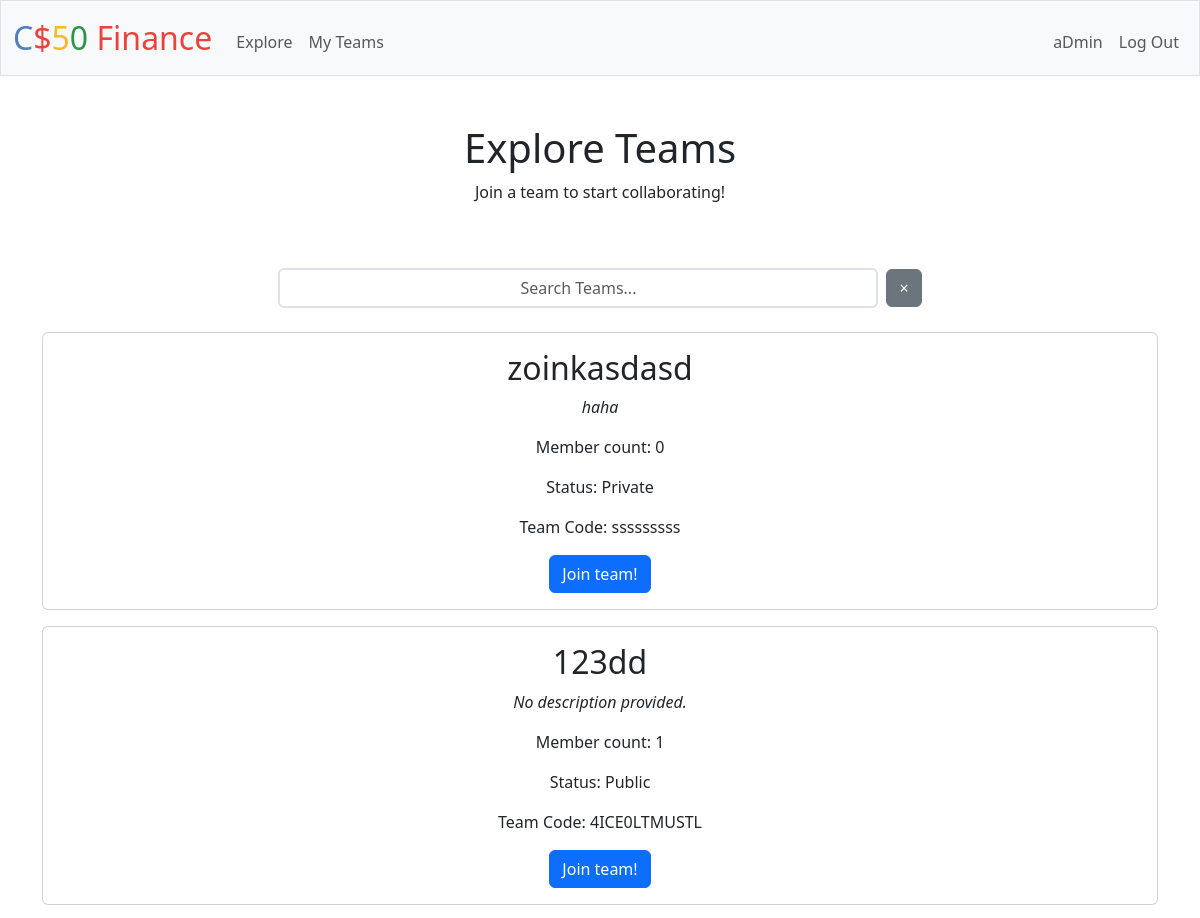
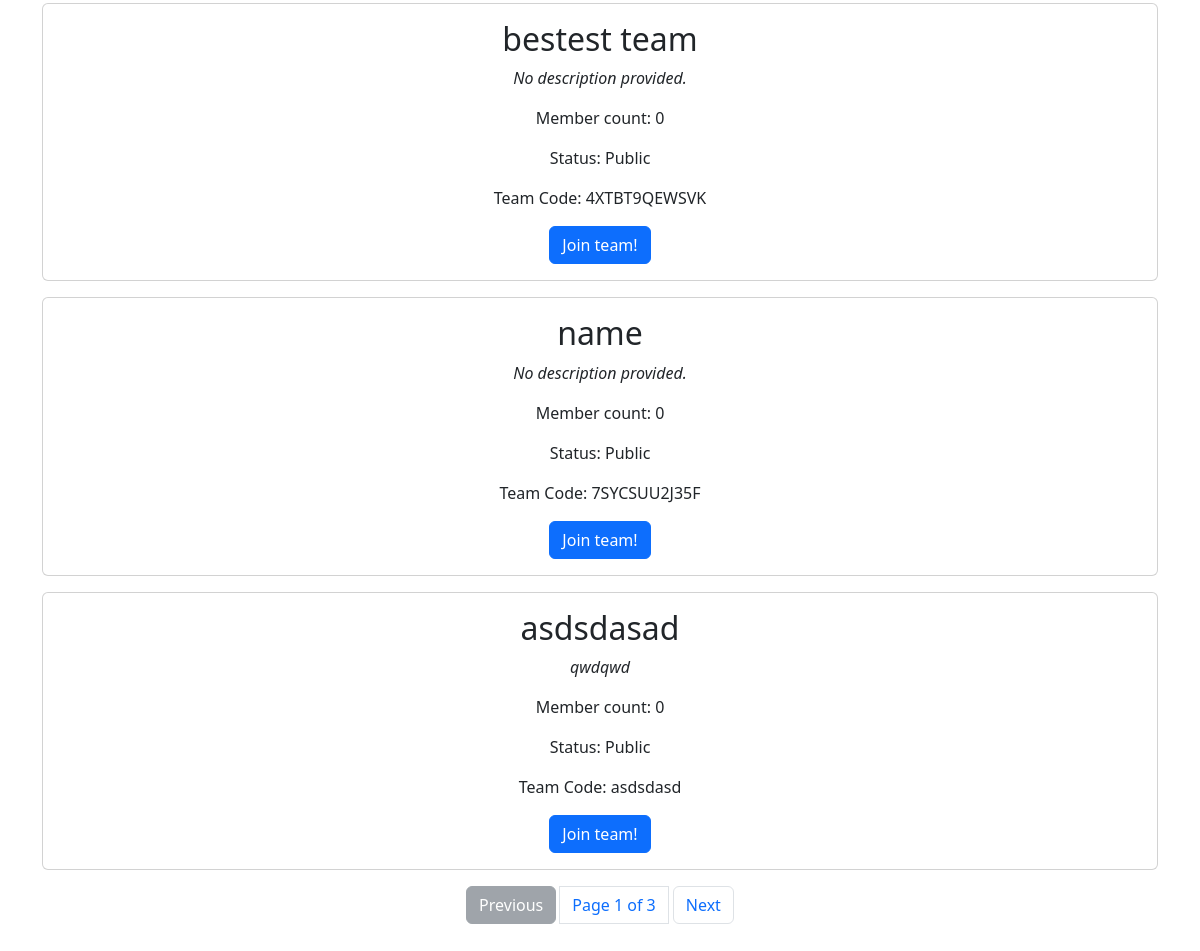
Screenshot of /explore (signed in) with the database file from the repository (2 pictures, top to bottom).
### tables this page shows
CREATE TABLE "teams" (
    "id"    INTEGER NOT NULL UNIQUE,
    "code"  TEXT NOT NULL,
    "name"  TEXT NOT NULL UNIQUE,
    "description" TEXT,
    "access_type" TEXT NOT NULL,
    PRIMARY KEY("id" AUTOINCREMENT)
);

### app.py (the view, shortened to what this page needs)
@app.route("/explore", methods=["GET", "POST"])
@login_required
def explore_teams():
    search_query = request.args.get("search", "")
    if request.method == "GET":
        if search_query:
           teams = db.execute("""
                SELECT teams.id, teams.name, teams.description, teams.code, teams.access_type,
                (SELECT COUNT(*) FROM team_members WHERE team_members.team_id = teams.id) AS member_count
                FROM teams
                WHERE teams.id NOT IN
                (SELECT team_id FROM team_members WHERE user_id = ?)
                AND teams.name LIKE ?
                """, session["user_id"], f"%{search_query}%")
        else:
            teams = db.execute("""
                SELECT teams.id, teams.name, teams.description, teams.code, teams.access_type,
                (SELECT COUNT(*) FROM team_members WHERE team_members.team_id = teams.id) AS member_count
                FROM teams
                WHERE teams.id NOT IN
                (SELECT team_id FROM team_members WHERE user_id = ?)
                """, session["user_id"])
        return render_template("explore.html", teams=teams)

### app.py (called while the page is built)
@app.after_request
def after_request(response):
    response.headers["Cache-Control"] = "no-cache, no-store, must-revalidate"
    response.headers["Expires"] = 0
    response.headers["Pragma"] = "no-cache"
    return response

### helpers.py (called while the page is built)
def login_required(f):
    @wraps(f)
    def decorated_function(*args, **kwargs):
        if session.get("user_id") is None:
            flash("You must be logged in to access this page!")
            return render_template("login.html", request_path=request.path)
        return f(*args, **kwargs)
    return decorated_function

### templates/explore.html (shortened to what this page needs)
{% extends "layout.html" %}
{% block main %}
    <h1 class="text-center">Explore Teams</h1>
    <p class="text-center pb-5">Join a team to start collaborating!</p>
    <div class="search-control d-flex justify-content-center mb-4">
        <form class="d-flex align-items-center">
            <input type="text" autocomplete="off" class="form-control team-search" id="search-input" name="search" placeholder="Search Teams...">
            <a href="/explore" class="btn btn-secondary ms-2" id="clear-search" >&times;</a>
        </form>
    </div>
    {% if teams %}
        {% for team in teams %}
        <div class="card text-center mb-3">
            <div class="card-body">
                <h2 class="card-title">{{ team.name }}</h2>
                {% if team.description %}
                    <p class="card-text"><i>{{ team.description }}</i></p>
                {% else %}
                    <p class="card-text"><i>No description provided.</i></p>
                {% endif %}
                <p class="card-text">Member count: {{ team.member_count }}</p>
                <p class="card-text">Status: {{ team.access_type.capitalize() }}</p>
                <p class="card-text">Team Code: {{ team.code }}</p>
                <div class="container">
                    <form>
                        <button type="submit" class="btn btn-primary join-button" data-team-id="{{ team.id }}">Join team!</button>
                    </form>
                </div>
            </div>
        </div>
        {% endfor %}
    {% else %}
        <p class="text-center mt-5"><i>Nothing to show here...</i></p>
    {% endif %}
    <ul class="pagination justify-content-center" hidden>
        <li class="page-item"><button class="page-link btn btn-secondary me-1" id="prev-btn">Previous</button></li>
        <li class="page-item"><span class="page-link" id="page-info"></span></li>
        <li class="page-item"><button class="page-link btn btn-secondary ms-1" id="next-btn">Next</button></li>
    </ul>
{% endblock %}

### static/styles.css (style rules this page uses)
.card, .btn, .form-control { transition: opacity 0.2s, transform 0.2s; }
#search-input { border-width: 2px; text-align: center; }
.team-search { width: clamp(400px, 50vw, 1000px); }

### rows the page displays
teams: name "zoinkasdasd", description "haha", member_count "0", access_type "Private", code "sssssssss"
teams: name "123dd", description "No description provided.", member_count "1", access_type "Public", code "4ICE0LTMUSTL"
teams: name "bestest team", description "No description provided.", member_count "0", access_type "Public", code "4XTBT9QEWSVK"
teams: name "name", description "No description provided.", member_count "0", access_type "Public", code "7SYCSUU2J35F"
teams: name "asdsdasad", description "qwdqwd", member_count "0", access_type "Public", code "asdsdasd"

### other values shown
{{ session["username"] }} "aDmin"
